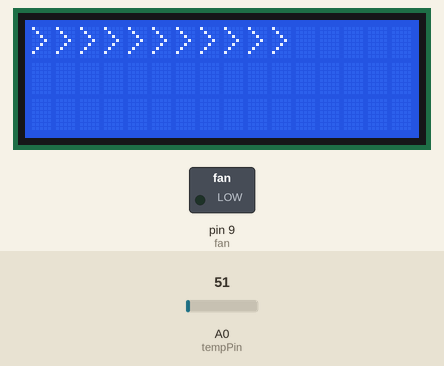
Simulated run of this sketch. Board: Arduino Uno, built with avr-gcc and run on an emulated ATmega328P. Parts: 16×3 character LCD, switched loads named in the sketch (green lamp = pin HIGH). Inputs (shaded band) come from the test bench; at power-on: A0 (tempPin) = 51.

Above: at 4.1 s.
At 7.2 s:
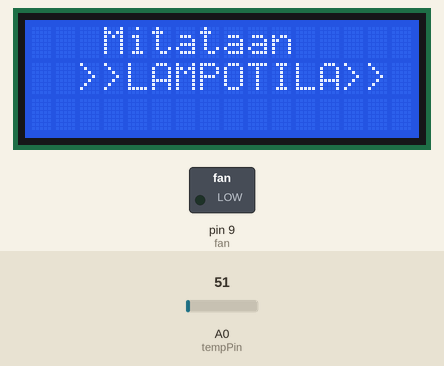
7.3 s: A0 (tempPin) set to 131
At 10.3 s:
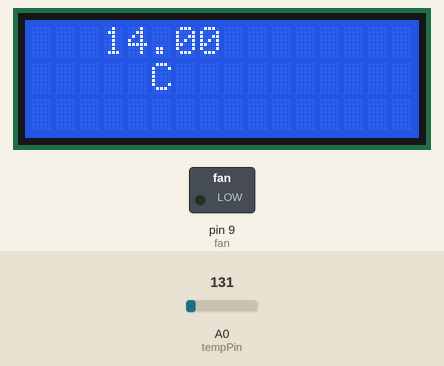
21.3 s: A0 (tempPin) set to 150
At 29.4 s:
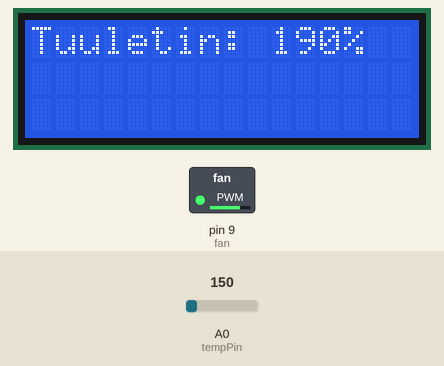
34.6 s: A0 (tempPin) set to 163
At 41.4 s:
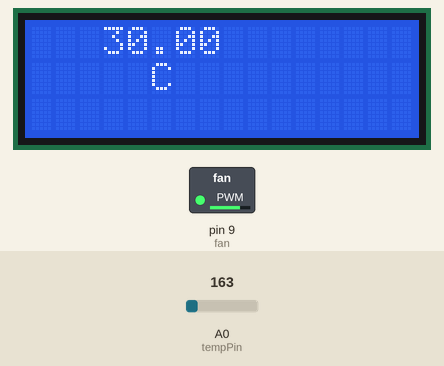
Timing chart, 0 to 45.6 s (numbered marks = the images above; inputs shaded):
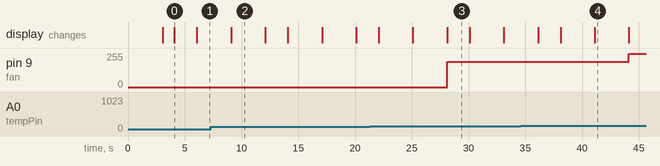

The sketch:

fan_control.ino
```cpp
// Tuodaan kirjastot
#include <LiquidCrystal.h> // LCD kirjasto
#include <SoftwareSerial.h> // Ohjelmistosarjaportin kirjasto


// luodaan LiquidCrystal-luokan olio
LiquidCrystal lcd(12, 11, 5, 4, 3, 2);

// määritellään muuttujat lämpötila-anturin pinnille ja tuulettimen pinnille
float temp;
int tempPin = A0;
int fan = 9;


void setup() {
  // määritellään tuulettimen pinni ulostuloksi
  pinMode(fan, OUTPUT);

  // alustetaan LCD näytön mitat
  lcd.begin(16, 3);

  // näytetään aloitusviesti LCD-näytössä
  lcd.setCursor(1, 0);
  lcd.print("Mitataan");
  delay(3000);
  lcd.clear();
  lcd.setCursor(3, 0);
  lcd.print("<<<C>>>");
  delay(1000);
  lcd.clear();
  lcd.print(">>>>>>>>>>>");
  delay(2000);
  lcd.clear();
}

void loop() {
  // näytetään viesti LCD-näytössä
  lcd.setCursor(3, 0);
  lcd.print("Mitataan");
  lcd.setCursor(2, 1);
  lcd.print(">>LAMPOTILA>>");
  delay(3000);
  lcd.clear();

  // luetaan lämpötila-anturi ja muunnetaan arvo lämpötilaksi
  temp = map(((analogRead(tempPin) - 20) * 3.04), 0, 1023, -40, 125);

  // näytetään lämpötila LCD-näytössä
  lcd.setCursor(3, 0);
  lcd.print(temp);
  Serial.println(temp);
  lcd.setCursor(5, 1);
  lcd.print("C");
  delay(3000);
  lcd.clear();

  // ohjataan tuuletinta lämpötilan perusteella
  if (temp < 20) {
    analogWrite(9, 0);
    lcd.print("Tuuletus off");
    delay(2000);
    lcd.clear();
  }
  else if (temp <= 22) {
    analogWrite(fan,180);
    lcd.print("Tuuletin: 180% ");
    delay(2000);
    lcd.clear();
  }
  else if (temp <= 24) {
    analogWrite(fan, 190);
    lcd.print("Tuuletin: 190% ");
    delay(2000);
    lcd.clear();
  }
  else if (temp <= 26) {
    analogWrite(fan, 200);
    lcd.print("Tuuletin: 200% ");
    delay(2000);
    lcd.clear();
  }
  else if (temp <= 28) {
    analogWrite(fan, 230);
    lcd.print("Tuuletin: 230% ");
    delay(2000);
    lcd.clear();
  }
  else if (temp >= 30) {
    analogWrite(fan, 250);
    lcd.print("Tuuletin: 250% ");
    delay(2000);
    lcd.clear();
  }
}
```

Measured:
- the behaviour switches between 142 and 143 on A0 (tempPin) (found by bisection; images 2 and 3)
- after the input at 21.3 s, pin 9 (fan): 0/255 → 190/255 after 6.8 s
- after the input at 34.6 s, pin 9 (fan): 190/255 → 250/255 after 9.5 s
- what the display in image 0 shows lasts 2.0 s, from 4.1 s to 6.1 s
- what the display in image 2 shows lasts 3.0 s, from 9.1 s to 12.1 s
